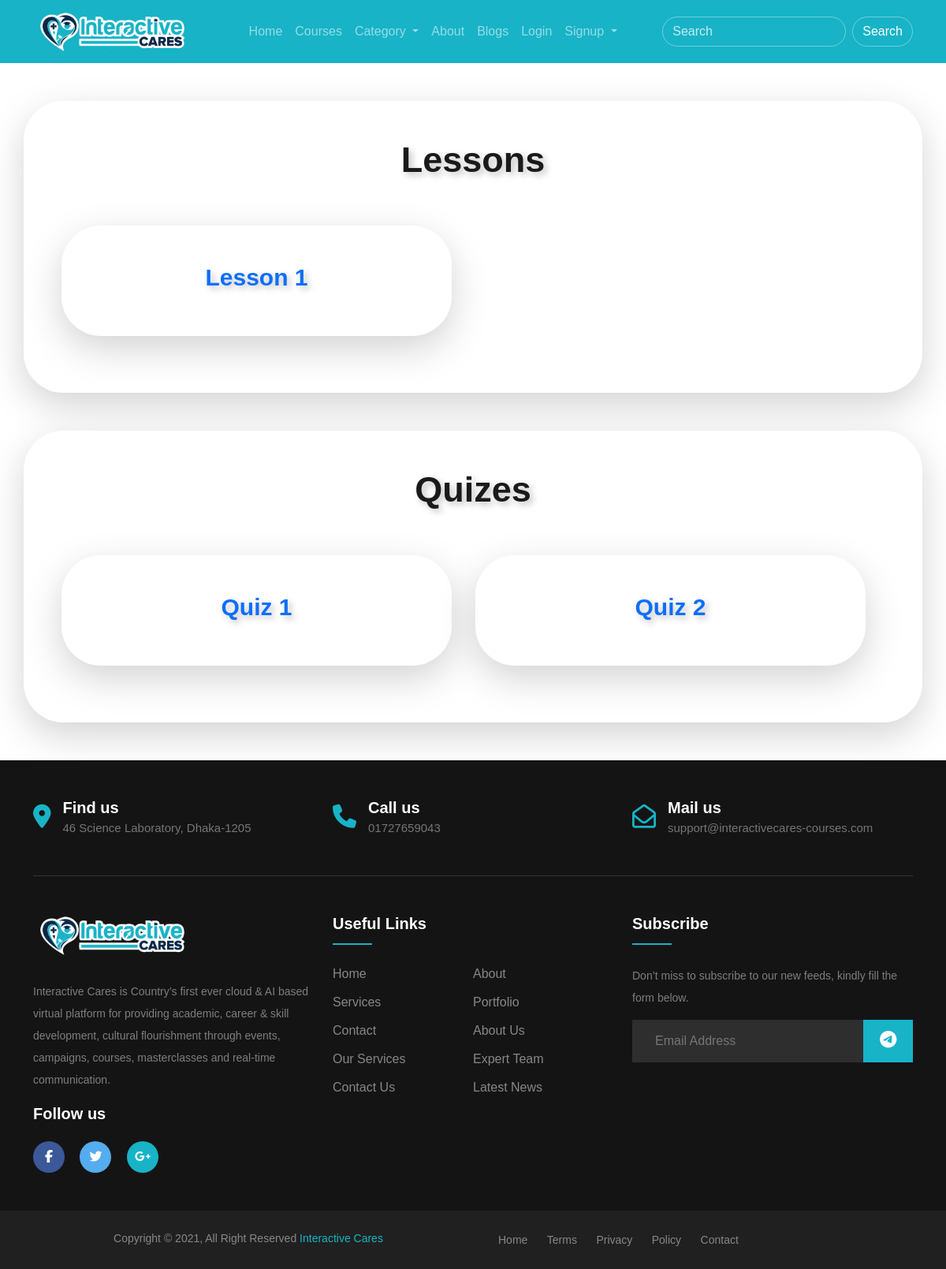
Before: /module_details/1/ with the older database file.
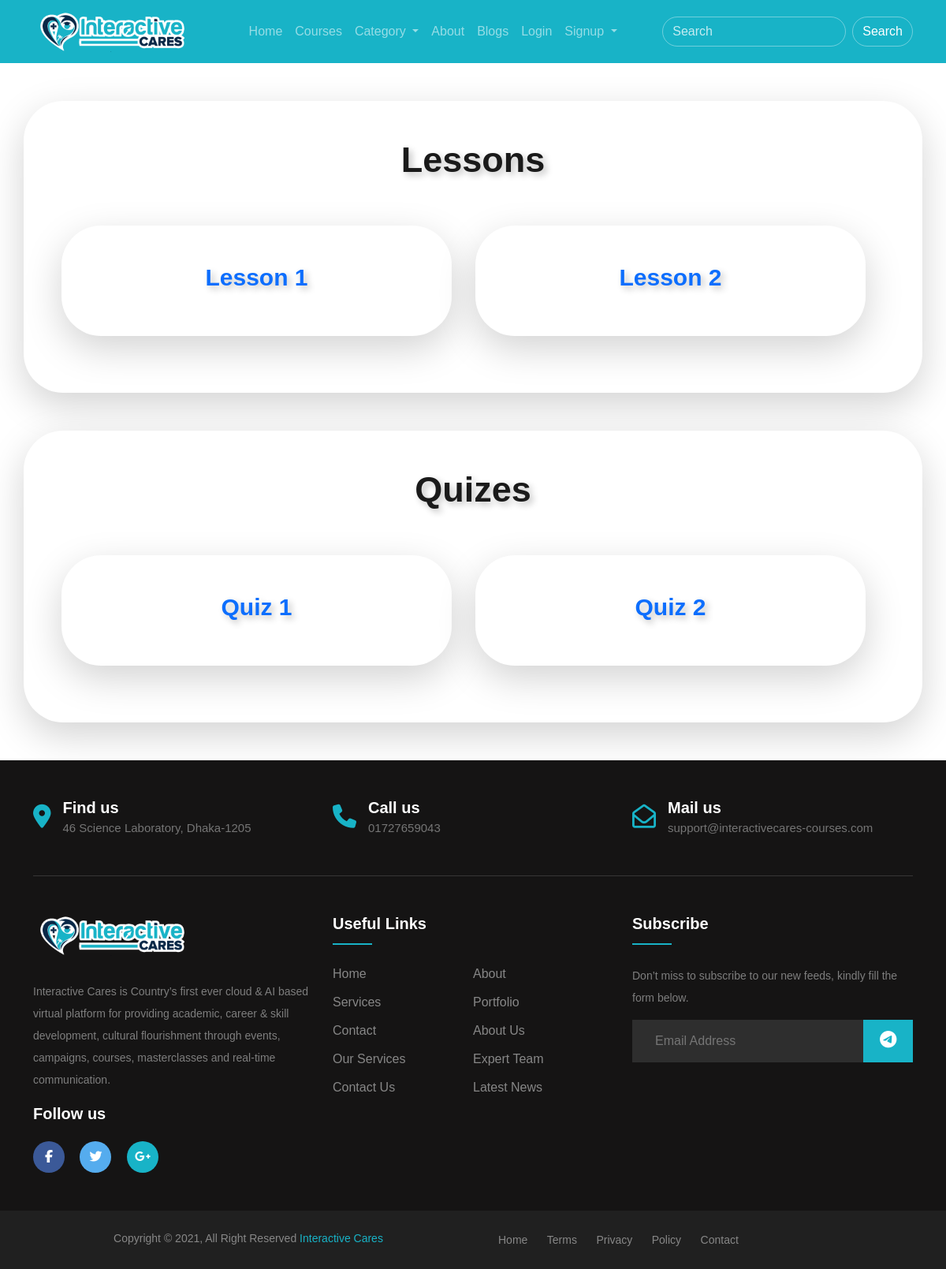
After: the same page with the newer database file.
### course_app/models.py (models this page shows, shortened)
class Lesson(models.Model):
    course = models.ForeignKey(Course, on_delete=models.CASCADE)
    module = models.ForeignKey(Module, on_delete=models.CASCADE)
    lesson_name = models.CharField(max_length=255)
    video_embed_src_link = models.TextField()
    duration = models.CharField(max_length=255, default="00:00:00")
    privacy_type_choices = (
        ('Private', 'Private'),
        ('Public', 'Public'),
    )
    privacy_type = models.CharField(
        max_length=255, choices=privacy_type_choices, default="Private")

class Quiz(models.Model):
    course = models.ForeignKey(Course, on_delete=models.CASCADE)
    module = models.ForeignKey(Module, on_delete=models.CASCADE)
    quiz_name = models.CharField(max_length=255)
    class Meta:
        verbose_name_plural = 'Quizes'

### course_app/views.py (the view)
# urls.py: path("module_details/<pk>/", views.module_details, name="module_details"),
def module_details(request, pk):
    current_module = models.Module.objects.get(pk=pk)
    lessons = models.Lesson.objects.filter(module=current_module)
    quizes = models.Quiz.objects.filter(module=current_module)
    diction = {
        "title": f"{current_module.module_name} - Interactive Cares",
        "current_module": current_module,
        "lessons": lessons,
        "current_module": current_module,
        "quizes": quizes
    }
    return render(request, "course_app/module/module_details.html", context=diction)

### templates/course_app/module/module_details.html (shortened to what this page needs)
{% extends 'base/base.html' %}
{% load crispy_forms_tags %}
{% block body_block %}
<section class="container my-5">
    <div class="shadow-lg p-5 bg-body rounded row about-us-contaiiner">
        <h2 class="h-text text-center mb-5">Lessons</h2>
        <div class="row professional-instructors">
            {% for lesson in lessons %}
            <div class="shadow-lg p-5 my-2 bg-body rounded about-us-contaiiner col-xs-12 col-sm-12 col-md-5 col-lg-5 col-xl-5 course-box mb-4">
                <h2 class="course-text text-center "><a href="{% url 'course_app:lesson_details' pk=lesson.pk %}" target="_blank">{{ lesson.lesson_name }}</a></h2>
            </div>
            {% endfor %}
        </div>
    </div>
</section>
<section class="container my-5">
    <div class="shadow-lg p-5 bg-body rounded row about-us-contaiiner">
        <h2 class="h-text text-center mb-5">Quizes</h2>
        <div class="row professional-instructors">
            {% for quiz in quizes %}
            <div class="shadow-lg p-5 my-2 bg-body rounded about-us-contaiiner col-xs-12 col-sm-12 col-md-5 col-lg-5 col-xl-5 course-box mb-4">
                <h2 class="course-text text-center "><a href="{% url 'course_app:quiz_details' pk=quiz.pk %}" target="_blank">{{ quiz.quiz_name }}</a></h2>
            </div>
            {% endfor %}
        </div>
    </div>
</section>
{% endblock %}

Changed rows visible on the page:
added Lesson: lesson_name "Lesson 2"
